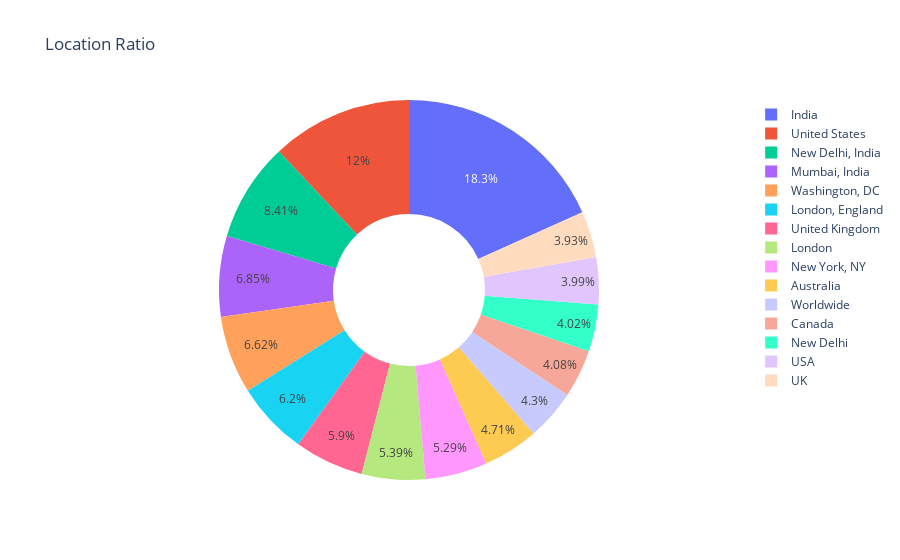

Source (notebook cell):
### Code cell
data = {
   "values": location_analysis['count'][:15],
   "labels": location_analysis.index[:15],
   "domain": {"column": 0},
   "name": "Location Name",
   "hoverinfo":"label+percent+name",
   "hole": .4,
   "type": "pie"
}
layout = go.Layout(
   {
      "title":"Location Ratio",
}
)

data = [data]
fig = go.Figure(data = data, layout = layout)
iplot(fig)

### Figure 1 — Plotly figure (JSON) as saved in the notebook; plotly's stock layout.template omitted (floating-point values rounded to 4 significant figures)
{"data": [{"domain": {"column": 0}, "hole": 0.4, "hoverinfo": "label+percent+name", "labels": ["India", "United States", "New Delhi, India", "Mumbai, India", "Washington, DC", "London, England", "United Kingdom", "London", "New York, NY", "Australia", "Worldwide", "Canada", "New Delhi", "USA", "UK"], "name": "Location Name", "values": [3741, 2455, 1721, 1401, 1354, 1269, 1206, 1103, 1082, 964, 879, 835, 822, 817, 803], "type": "pie"}], "layout": {"title": {"text": "Location Ratio"}}}
